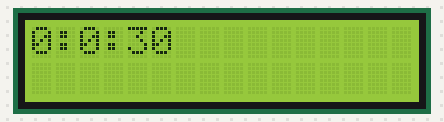
A sketch run on a simulated Arduino Uno, built with avr-gcc and run on an emulated ATmega328P. Parts: 16×2 character LCD.

Above: at 0.51 s.
At 5.03 s:
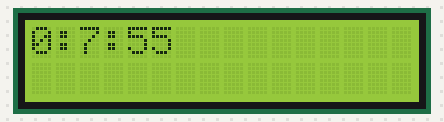
At 9.87 s:
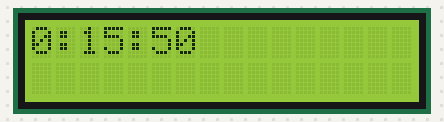
At 19.85 s:
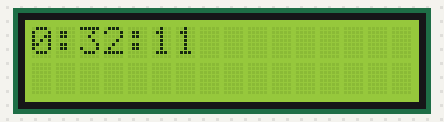
At 29.9 s:
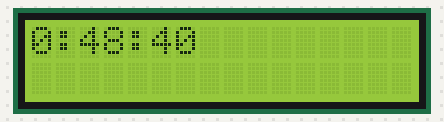
At 39.66 s:
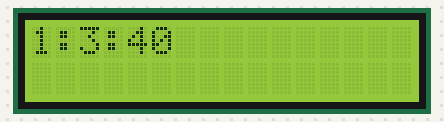

The sketch:

EspinozaLizbeth_SIMULACI_N_4.5_SE.ino
```cpp
/*
* CAPITULO: PERIFERICOS ESPECIALES
* CODIGO 18: USO DE TIMER 2
* OBJETIVO: Reloj con Timer 2
* NOMBRE: Lizbeth Espinoza
* FUNCIONES: MsTimer2::set(1000,flash); //1s periodo
*            MsTimer2::star();
*            MsTimer2::stop();
*/

#include <MsTimer2.h>        //libreria Timer2
#include <LiquidCrystal.h>   //libreria LCD
LiquidCrystal lcd (13,12,11,10,9,8); //Objeto para la libreria de LCD
int segundos=0;               //variable de segundos
int minutos=0;                //variable de minutos
int horas=0;                  //variable de horas
void setup() {
  lcd.begin(16,2);     //inicia la LCD
  MsTimer2::set(10,reloj); //configura el timer 2 a 1 segundo
  MsTimer2::start();
}
void loop() {
}
void reloj(){
  if(segundos<60){          //condicion de segundos
    segundos++;             //incremento variable
  }
  else{
    segundos=0;
    if(minutos<60){         //condicion de minutos
      minutos++;            //incrementar la variable
    }
    else{
      minutos=0;
      if(horas<24){        //condicion de horas
        horas++;           //incrementar variable
      }
      else{
        horas=0;
      }
    }
  }
  lcd.clear(); //borrar el anterior mensaje
  lcd.setCursor(0,0);  //ubicacion de LCD
  lcd.print(String(horas)+String(":")+String(minutos)+String(":")+String(segundos));
}
```
